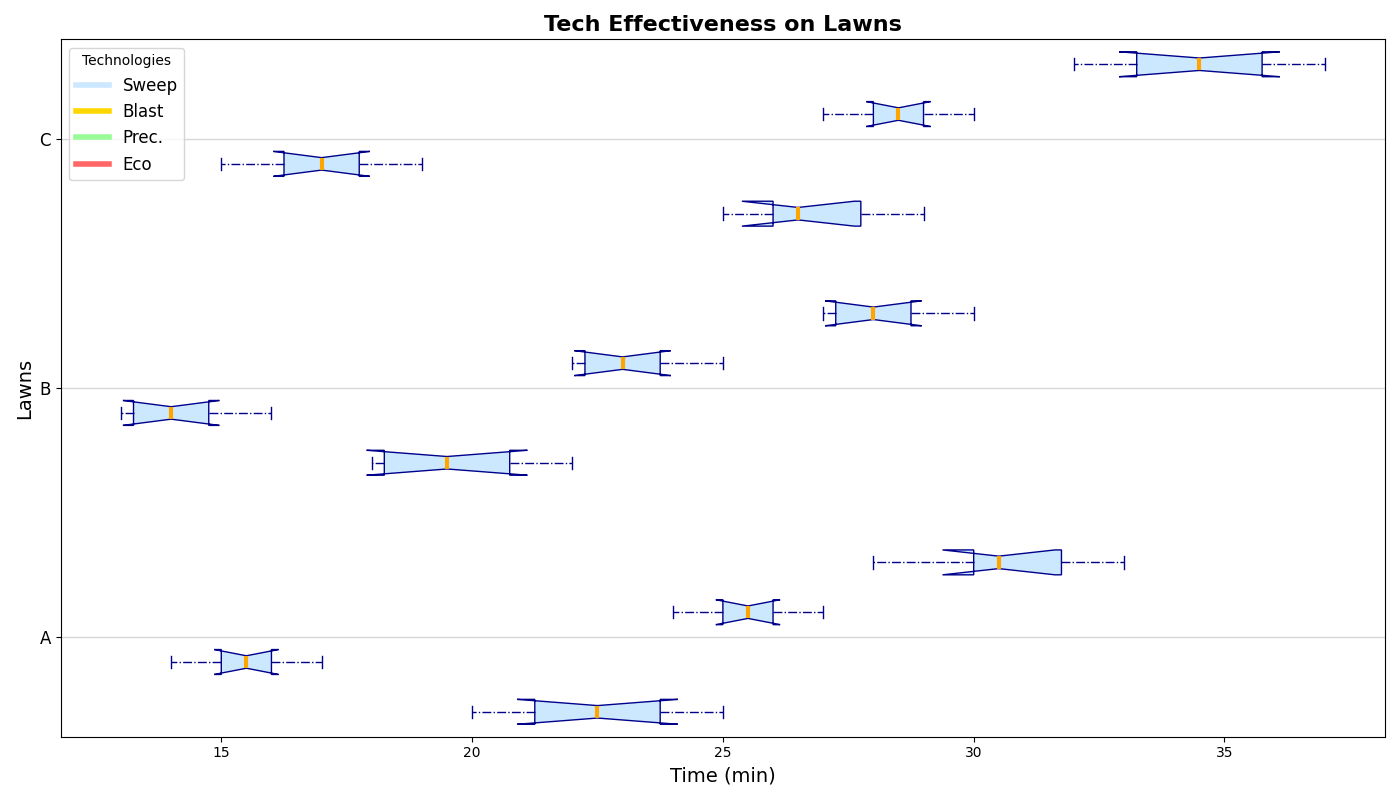

Recreate this plot in Python.
import matplotlib.pyplot as plt

techniques = ['Sweep', 'Blast', 'Prec.', 'Eco']
lawns = ['A', 'B', 'C']

sweep_data = [
    [20, 22, 23, 21, 24, 25],
    [18, 20, 18, 21, 19, 22],
    [25, 27, 26, 28, 26, 29]
]

blast_data = [
    [15, 16, 14, 17, 15, 16],
    [14, 13, 15, 14, 13, 16],
    [17, 16, 18, 17, 15, 19]
]

precision_data = [
    [25, 26, 24, 27, 25, 26],
    [23, 22, 24, 23, 22, 25],
    [28, 29, 27, 30, 28, 29]
]

eco_mode_data = [
    [30, 32, 28, 31, 30, 33],
    [28, 27, 29, 28, 27, 30],
    [35, 34, 32, 36, 33, 37]
]

box_data = [
    sweep_data[0], blast_data[0], precision_data[0], eco_mode_data[0],
    sweep_data[1], blast_data[1], precision_data[1], eco_mode_data[1],
    sweep_data[2], blast_data[2], precision_data[2], eco_mode_data[2]
]

positions = [1, 2, 3, 4, 6, 7, 8, 9, 11, 12, 13, 14]

fig, ax = plt.subplots(figsize=(14, 8))

boxprops = dict(facecolor='#CCE8FF', color='darkblue')
whiskerprops = dict(color='darkblue', linestyle='-.')
capprops = dict(color='darkblue')
flierprops = dict(markerfacecolor='#FF6666', marker='x', markersize=10, linestyle='none')
medianprops = dict(color='#FFA500', linewidth=3)

ax.boxplot(box_data, positions=positions, patch_artist=True, notch=True,
           boxprops=boxprops, whiskerprops=whiskerprops,
           capprops=capprops, flierprops=flierprops,
           medianprops=medianprops, vert=False)

ax.set_yticks([2.5, 7.5, 12.5])
ax.set_yticklabels(lawns, fontsize=12)
ax.set_ylabel("Lawns", fontsize=14)
ax.set_xlabel("Time (min)", fontsize=14)

plt.title("Tech Effectiveness on Lawns", fontsize=16, fontweight='bold')
ax.yaxis.grid(True, linestyle='-', linewidth=1, alpha=0.5)

colors = ['#CCE8FF', '#FFD700', '#98FB98', '#FF6666']
patches = [plt.Line2D([0], [0], color=color, lw=4) for color in colors]
plt.legend(patches, techniques, loc='upper left', fontsize=12, title="Technologies")

plt.tight_layout()
plt.show()
